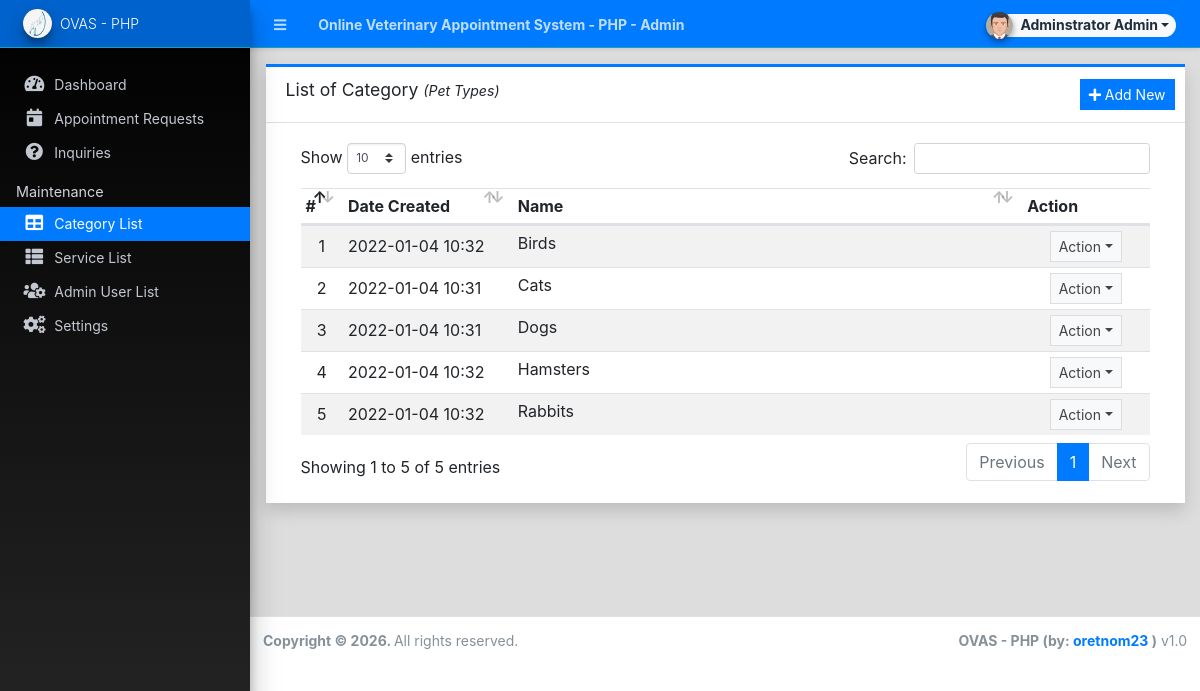
The app's page /admin/?page=categories (signed in) with its own data.
### tables this page shows
CREATE TABLE IF NOT EXISTS `category_list` (
  `id` int(30) NOT NULL AUTO_INCREMENT,
  `name` text NOT NULL,
  `delete_flag` tinyint(1) NOT NULL DEFAULT 0 COMMENT '0 = Active, 1 = Delete',
  `date_created` datetime NOT NULL DEFAULT current_timestamp(),
  `date_updated` datetime DEFAULT NULL,
  PRIMARY KEY (`id`)
);

### admin/categories/index.php (the view, shortened to what this page needs)
<div class="card card-outline card-primary rounded-0 shadow">
	<div class="card-header">
		<h3 class="card-title">List of Category <small><em>(Pet Types)</em></small></h3>
		<div class="card-tools">
			<a href="javascript:void(0)" id="create_new" class="btn btn-flat btn-sm btn-primary"><span class="fas fa-plus"></span>  Add New</a>
		</div>
	</div>
	<div class="card-body">
		<div class="container-fluid">
        <div class="container-fluid">
			<table class="table table-hover table-striped">
				<colgroup>
					<col width="5%">
					<col width="20%">
					<col width="60%">
					<col width="15%">
				</colgroup>
				<thead>
					<tr>
						<th>#</th>
						<th>Date Created</th>
						<th>Name</th>
						<th>Action</th>
					</tr>
				</thead>
				<tbody>
					<?php
						$i = 1;
						$qry = $conn->query("SELECT * from `category_list` where delete_flag = 0 order by `name` asc ");
						while($row = $qry->fetch_assoc()):
					?>
						<tr>
							<td class="text-center"><?php echo $i++; ?></td>
							<td class=""><?php echo date("Y-m-d H:i",strtotime($row['date_created'])) ?></td>
							<td class="truncate-1"><?php echo $row['name'] ?></td>
							<td align="center">
								 <button type="button" class="btn btn-flat btn-default btn-sm dropdown-toggle dropdown-icon" data-toggle="dropdown">
				                  		Action
				                  </button>
							</td>
						</tr>
					<?php endwhile; ?>
				</tbody>
			</table>
		</div>
		</div>
	</div>
</div>

### records on screen
category_list: date_created "2022-01-04 10:32", name "Birds"
category_list: date_created "2022-01-04 10:31", name "Cats"
category_list: date_created "2022-01-04 10:31", name "Dogs"
category_list: date_created "2022-01-04 10:32", name "Hamsters"
category_list: date_created "2022-01-04 10:32", name "Rabbits"

### other values on screen
$_settings->info('name') "Online Veterinary Appointment System - PHP"
$_settings->userdata('firstname').' '.$_settings->userdata('lastname') "Adminstrator Admin"
$_settings->info('short_name') "OVAS - PHP"
